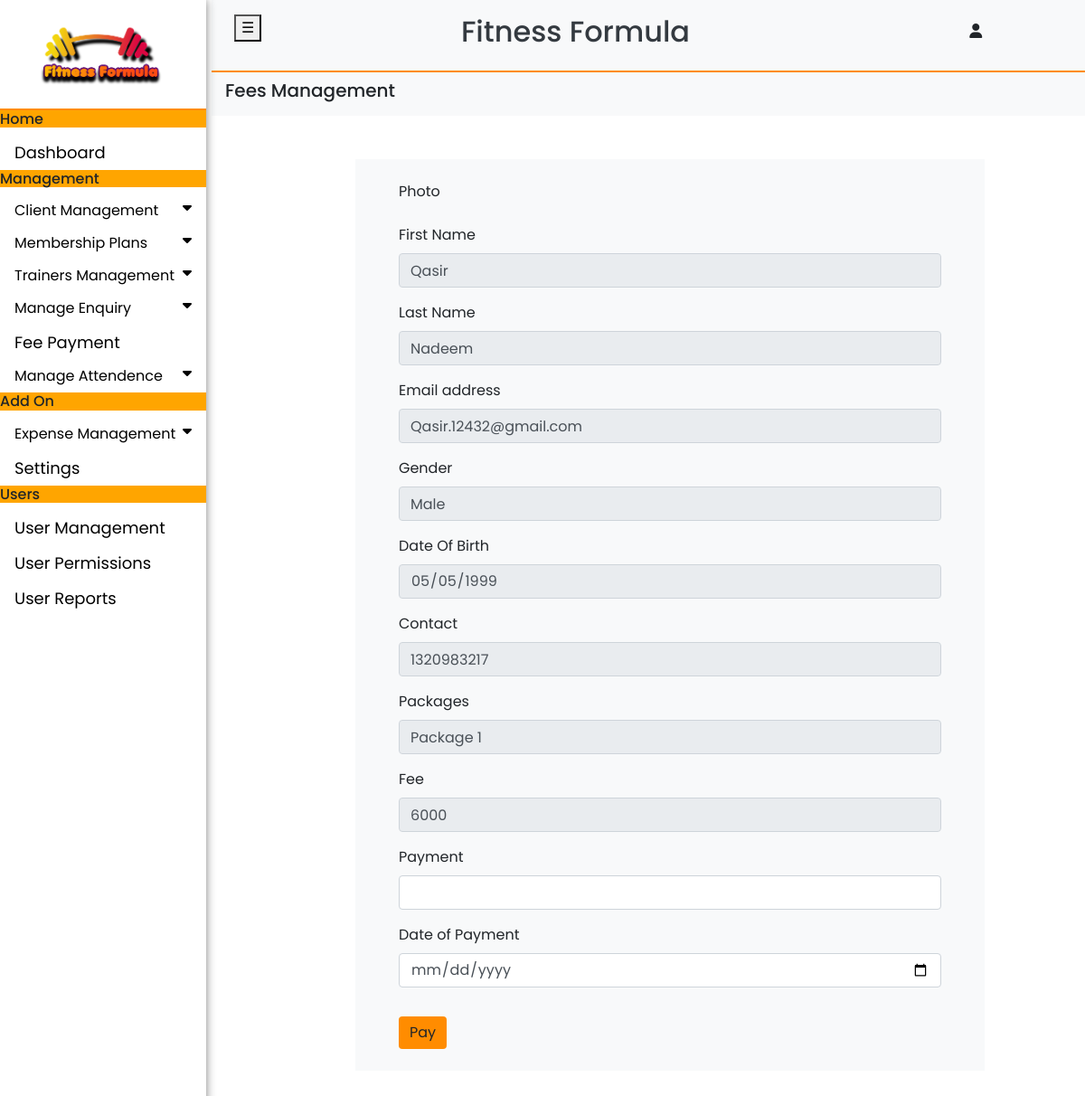
/Pay.php, run on the app's committed database.
### tables this page shows
CREATE TABLE `clients` (
  `FirstName` varchar(255) NOT NULL,
  `LastName` varchar(255) NOT NULL,
  `Email` varchar(255) NOT NULL,
  `Photo` varchar(255) NOT NULL,
  `Gender` varchar(255) NOT NULL,
  `Birth` date DEFAULT NULL,
  `Reason` varchar(255) NOT NULL,
  `Contact` int(11) NOT NULL,
  `Address` varchar(255) NOT NULL,
  `Package` varchar(255) NOT NULL,
  `id` int(9) NOT NULL AUTO_INCREMENT,
  `Created_ON` date NOT NULL DEFAULT current_timestamp(),
  `Updated_ON` date NOT NULL DEFAULT current_timestamp(),
  `Package_Fee` int(8) NOT NULL,
  PRIMARY KEY (`id`)
);

CREATE TABLE `fees` (
  `Fees_id` int(8) NOT NULL AUTO_INCREMENT,
  `Fees_amount` int(8) NOT NULL,
  `Due_date` date NOT NULL,
  `Fees_paid` varchar(255) DEFAULT NULL,
  `Package_id` int(8) NOT NULL,
  PRIMARY KEY (`Fees_id`)
);

### Pay.php (the view, shortened to what this page needs)
<!DOCTYPE html>
<html>
<head>
	<link rel="stylesheet" type="text/css" href="assets/css/bootstrap.css">
	<link rel="stylesheet" type="text/css" href="assets/style.css">
</head>
<body>
	<div class="container-fluid">
	<div class="sidenav" id="mysidebar">
	<a href="#" style="border-bottom: 2px solid darkorange;"><img src="Logo.png" style="height: 6em; width: 10em ;"></a>
  	<h6 style="background: orange;">Home</h6>
  	<a href="loged.php">Dashboard</a>
  	<h6 style="background: orange;">Management</h6>
  	<button class="dropdown-btn">Client Management
    <i class="fa fa-caret-down"></i>
  	</button>
  	<button class="dropdown-btn">Membership Plans
    <i class="fa fa-caret-down"></i>
  	</button>
  	<button class="dropdown-btn">Trainers Management
    <i class="fa fa-caret-down"></i>
  	</button>
  	<button class="dropdown-btn">Manage Enquiry
    <i class="fa fa-caret-down"></i>
  	</button>
  	<a href="Payment.php">Fee Payment</a>
  	<button class="dropdown-btn">Manage Attendence
    <i class="fa fa-caret-down"></i>
  	</button>
  	<h6 style="background: orange;">Add On</h6>
  	<button class="dropdown-btn">Expense Management
    <i class="fa fa-caret-down"></i>
  	</button>
  	<a href="Settings.php">Settings</a>
  	<h6 style="background: orange;">Users</h6>
  	<a href="Add_User.php">User Management</a>
  	<a href="Permissions.php">User Permissions</a>
  	<a href="Reports.php">User Reports</a>
	</div>
<div class="main" id="main">
<div class="row py-3 bg-light text-dark text-center" style="border-bottom: 2px solid darkorange">
	<div class="col-sm-1">
		 <button id="closebtn" onclick="closeNav();">&#9776;</button>
	</div>
	<div class="col-sm-8">
		<h2>Fitness Formula</h2>
	</div>
	<div class="col-sm-3">
		<div class="dropdown">
  <button type="button" class="btn btn-light" data-toggle="dropdown">
    <i class="fas fa-user"></i>
  </button>
</div>
	</div>
</div>
<div class="row bg-light py-2">
  <div class="col-sm-12">
      <h5>Fees Management</h5>
  </div>
</div>
<?php
$connection = new mysqli('localhost','root','','clients');
$selectQuery=$connection->query("SELECT * FROM `clients`");
$fQuery=$connection->query("SELECT * FROM `fees`");
$data=$selectQuery->fetch_assoc();
$fee=$fQuery->fetch_assoc();
?>
<div class="px-5 mx-5 py-5 ">
  <form class="px-5 py-4 ml-5 bg-light" method="post">
  <div class="form-group">
    <label>Photo</label>
     </div>
  <div class="form-group">
    <label>First Name</label>
    <input type="text" class="form-control" placeholder="First Name" name="firstname" readonly="readonly" value="<?php echo $data['FirstName'] ?>">
  </div>
  <div class="form-group">
    <label>Last Name</label>
    <input type="text" class="form-control" placeholder="First Name" name="lastname" readonly="readonly" value="<?php echo $data['LastName'] ?>">
  </div>
  <div class="form-group">
    <label for="exampleInputEmail1">Email address</label>
    <input type="email" class="form-control" id="exampleInputEmail1" aria-describedby="emailHelp" placeholder="Enter email" name="email" readonly="readonly" value="<?php echo $data['Email'] ?>">
  </div>
  <div class="form-group">
    <label>Gender</label>
    <input type="text" name="gender" readonly="readonly" class="form-control" value="<?php echo $data['Gender'] ?>">
  </div>
  <div class="form-group">
    <label>Date Of Birth</label>
    <input type="Date" class="form-control" name="birth" readonly="readonly" value="<?php echo $data['Birth'] ?>">
  </div>
  <div class="form-group">
    <label>Contact</label>
    <input type="number" class="form-control" placeholder="Your telephone number" name="contact" readonly="readonly" value="<?php echo $data['Contact'] ?>">
  </div>
  <div class="form-group">
    <label>Packages</label>
    <input type="text" name="packages" class="form-control" readonly="readonly" value="<?php echo $data['Package'] ?>">
  </div>
  <div class="form-group">
    <label>Fee</label>
    <input type="number" name="fee" class="form-control" readonly="readonly" value="<?php echo $fee['Fees_amount'] ?>">
  </div>
  <div class="form-group">
    <label>Payment</label>
    <input type="number" name="payment" class="form-control" >
  </div>
  <div class="form-group">
    <label>Date of Payment</label>
    <input type="date" name="dpayment" class="form-control" class="form-control" >
  </div>
  <button type="submit" class="btn btn-warning mt-3" name="submit">Pay</button>
</form>
</div>
</div>
</div>
</body>
</html>

### assets/style.css (style rules this page uses)
body { font-family: 'Poppins'; height: auto; }
.btn-warning { background-color: darkorange; border: none; }
.sidenav { height: 100%; width: 19%; position: fixed; z-index: 1; top: 0; left: 0; background-color: white; overflow-x: hidden; overflow-y:hidden; box-shadow: 0px 0px 10px gray; transition: 1s ease; }
.sidenav a { padding: 6px 8px 6px 16px; text-decoration: none; font-size: 18px; color: black; display: block; }
.main { width: 80%; height: all; margin-left: 20%; padding: 0px; }
.dropdown-btn { padding: 6px 8px 6px 16px; text-decoration: none; display: block; border: none; background: none; width:100%; text-align: left; cursor: pointer; outline: none; }
.fa-caret-down { float: right; padding-right: 8px; }

### Pay.php (style rules this page uses)
.sidenav { height: 100%; width: 19%; position: fixed; z-index: 1; top: 0; left: 0; background-color: white; overflow-x: hidden; overflow-y:hidden; box-shadow: 0px 0px 10px gray; transition: 1s ease; }
.sidenav a { padding: 6px 8px 6px 16px; text-decoration: none; font-size: 18px; color: black; display: block; }
.main { width: 80%; height: all; margin-left: 20%; padding: 0px; }
.dropdown-btn { padding: 6px 8px 6px 16px; text-decoration: none; display: block; border: none; background: none; width:100%; text-align: left; cursor: pointer; outline: none; }
.fa-caret-down { float: right; padding-right: 8px; }

### data on the page
clients: firstname "Qasir", lastname "Nadeem", email "Qasir.12432@gmail.com", gender "Male", birth "05/05/1999", contact "1320983217", packages "Package 1"
fees: fee "6000"
